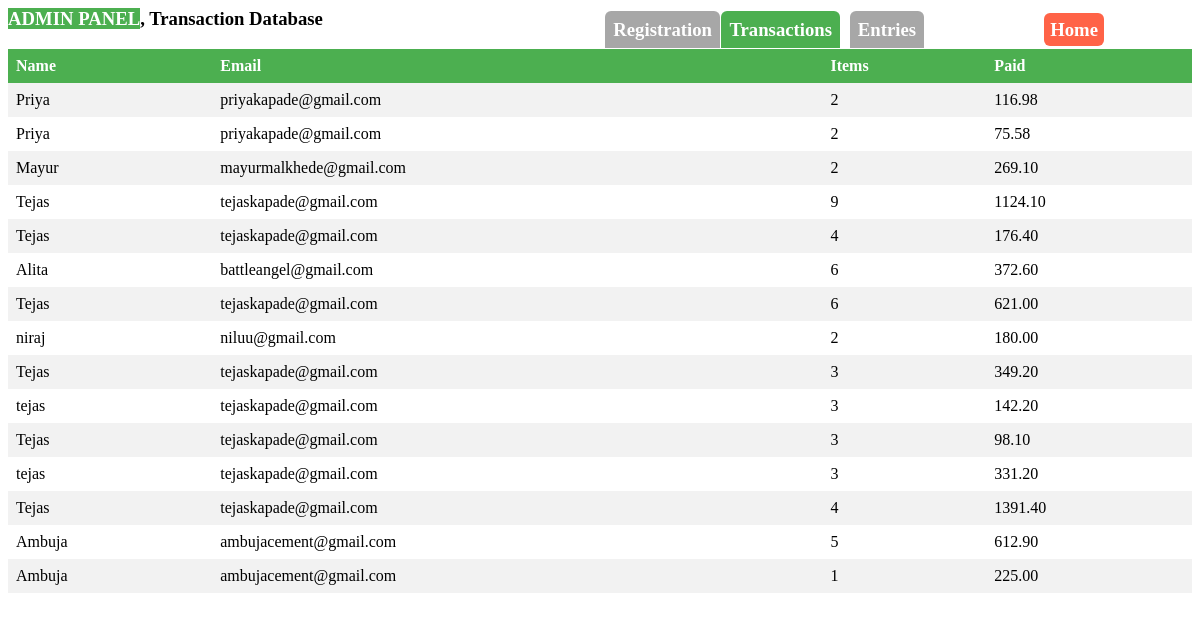
Before: /Grocery_Management/transaction.php with the older database file.
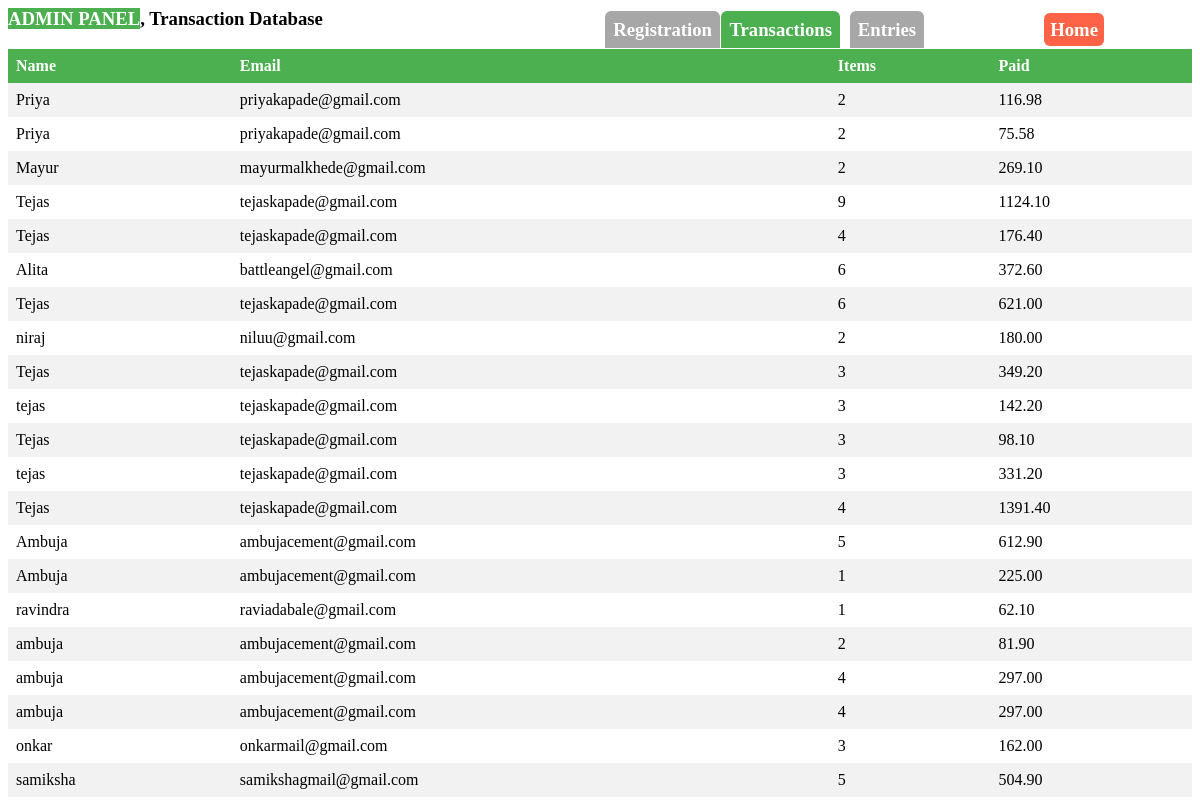
After: the same page with the newer database file.
### tables this page shows
CREATE TABLE `transaction` (
  `name` varchar(255) DEFAULT NULL,
  `email` varchar(255) DEFAULT NULL,
  `items` varchar(255) DEFAULT NULL,
  `paid` varchar(255) DEFAULT NULL
);

### Grocery_Management/transaction.php (the view, shortened to what this page needs)
<?php
$dbHost = 'localhost:3306';
$dbUsername = 'root';
$dbPassword = '989878';
$dbName = 'GROCERY';
$conn = mysqli_connect($dbHost, $dbUsername, $dbPassword, $dbName);
$sql = "SELECT * FROM transaction";
$result = $conn->query($sql);
echo "<h3> <mark style='background:#4CAF50;color:#fff;'>ADMIN PANEL</mark>, Transaction Database </h3>";
echo "<h3 style='right:40%;position:absolute;top:0;'><a href='admin.php' style='background:#A7A7A7;color:#fff;border-radius:6px;border-bottom-left-radius:0;border-bottom-right-radius:0;padding:8px;text-decoration:none;'>Registration</a></h3>";
echo "<h3 style='right:30%;position:absolute;top:0;'><a href='transaction.php' style='background:#4CAF50;color:#fff;border-radius:6px;border-bottom-left-radius:0;border-bottom-right-radius:0;padding:8px;text-decoration:none;'>Transactions</a></h3>";
echo "<h3 style='right:23%;position:absolute;top:0;'><a href='entries.php' style='background:#A7A7A7;color:#fff;border-radius:6px;border-bottom-left-radius:0;border-bottom-right-radius:0;padding:8px;text-decoration:none;'>Entries</a></h3>";
echo "<h3 style='right:8%;position:absolute;top:0;'><a href='index.html' style='background:tomato;color:#fff;border-radius:6px;padding:6px;text-decoration:none;'>Home</a></h3>";
if (mysqli_num_rows($result) > 0) {
    echo "<table>";
    echo "<tr><th>Name</th><th>Email</th><th>Items</th><th>Paid</th></tr>";
    while ($row = mysqli_fetch_assoc($result)) {
        echo "<tr>";
        echo "<td>" . $row["name"] . "</td>";
        echo "<td>" . $row["email"] . "</td>";
        echo "<td>" . $row["items"] . "</td>";
        echo "<td>" . $row["paid"] . "</td>";
        echo "</tr>";
    }
    echo "</table>";
} else {
    echo "No data found.";
}
?>

Changed rows visible on the page:
added transaction: name "ravindra", email "raviadabale@gmail.com", items "1", paid "62.10"
added transaction: name "ambuja", email "ambujacement@gmail.com", items "2", paid "81.90"
added transaction: name "ambuja", email "ambujacement@gmail.com", items "4", paid "297.00"
added transaction: name "ambuja", email "ambujacement@gmail.com", items "4", paid "297.00"
added transaction: name "onkar", email "onkarmail@gmail.com", items "3", paid "162.00"
added transaction: name "samiksha", email "samikshagmail@gmail.com", items "5", paid "504.90"
